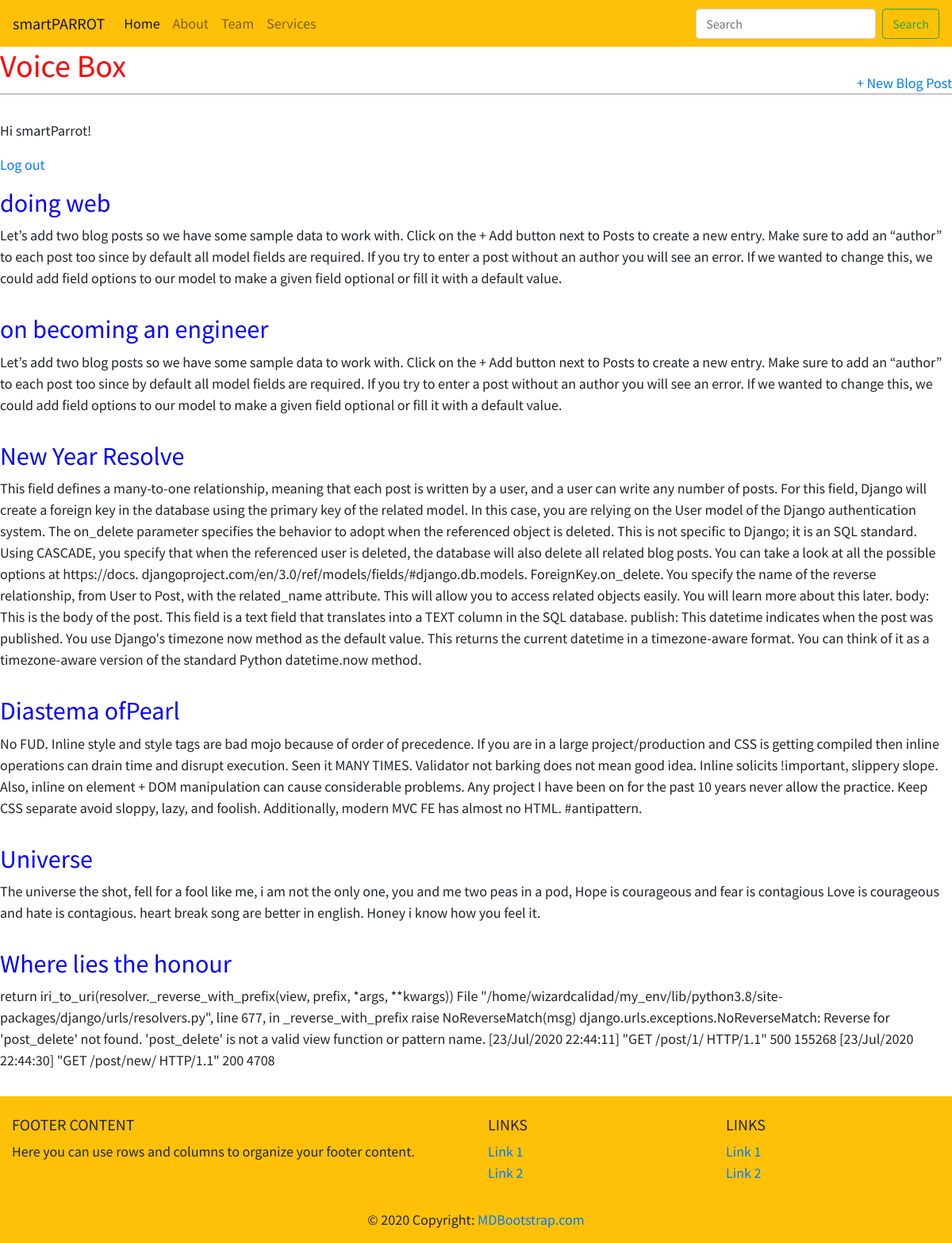
Screenshot of / (signed in) with the database file from the repository.
### blog/models.py (models this page shows, shortened)
class Post(models.Model):
    title = models.CharField(max_length=200)
    author = models.ForeignKey('auth.User',
                               on_delete= models.CASCADE)
    body = models.TextField()
    created = models.DateTimeField(auto_now_add=True)
    updated = models.DateTimeField(auto_now=True)
    active = models.BooleanField(default=True)
    class Meta:
        ordering = ('created',)

### blog/views.py (the view)
# urls.py: path('', BlogListView.as_view(), name='home'),
class BlogListView(ListView):
    model = Post
    template_name = 'home.html'

### blog/templates/home.html (shortened to what this page needs)
{% extends 'base.html' %}
{% block content %}
{% for post in object_list %}
<div class="post-entry">
    <h2><a href="{% url 'detail' post.pk %}">{{post.title}}</a></h2>
    <p>{{post.body}}</p>
</div>
{% endfor %}
{% endblock content %}

### blog/templates/base.html (shortened to what this page needs)
{% load static %}
<html lang="en">
<head>
    <link rel="stylesheet" href="https://stackpath.bootstrapcdn.com/bootstrap/4.5.0/css/bootstrap.min.css">
    <link href="{% static 'css/base.css' %}" rel="stylesheet">
</head>
<nav class="navbar navbar-expand-lg navbar-light bg-warning">
  <a class="navbar-brand" href="">smartPARROT</a>
  <div class="collapse navbar-collapse" id="navbarSupportedContent">
    <ul class="navbar-nav mr-auto">
      <li class="nav-item active">
        <a class="nav-link" href="home.html">Home <span class="sr-only">(current)</span></a>
      </li>
      <li class="nav-item">
        <a class="nav-link" href="#">About</a>
      </li>
      <li class="nav-item">
        <a class="nav-link" href="#" >Team</a>
      </li>
      <li class="nav-item">
        <a class="nav-link" href="#" tabindex="-1">Services</a>
      </li>
    </ul>
    <form class="form-inline my-2 my-lg-0">
      <input class="form-control mr-sm-2" type="search" placeholder="Search" aria-label="Search">
      <button class="btn btn-outline-success my-2 my-sm-0" type="submit">Search</button>
    </form>
  </div>
</nav>
  <div>
<header>
  <div class="nav-left">
  <h1><a href="{% url 'home' %}">Voice Box</a></h1>
  </div>
  <div class="nav-right">
    <a href="{% url 'post_new' %}">+ New Blog Post</a>
  </div>
</header>
{% if user.is_authenticated %}
  <p>Hi {{ user.username }}!</p>
    <p><a href="{% url 'logout' %}">Log out</a></p>
{% else %}
  <p>You are not logged in.</p>
  <a href="{% url 'login' %}">Log In</a>
{% endif %}
   {% block content %}
    {% endblock content %}
</div>
<footer class="page-footer font-small blue pt-4 bg-warning">
  <div class="container-fluid text-center text-md-left">
    <div class="row">
      <div class="col-md-6 mt-md-0 mt-3">
        <h5 class="text-uppercase">Footer Content</h5>
        <p>Here you can use rows and columns to organize your footer content.</p>
      </div>
      <div class="col-md-3 mb-md-0 mb-3">
        <h5 class="text-uppercase">Links</h5>
        <ul class="list-unstyled">
          <li>
            <a href="#!">Link 1</a>
          </li>
          <li>
            <a href="#!">Link 2</a>
          </li>
        </ul>
      </div>
      <div class="col-md-3 mb-md-0 mb-3">
        <h5 class="text-uppercase">Links</h5>
        <ul class="list-unstyled">
          <li>
            <a href="#!">Link 1</a>
          </li>
          <li>
            <a href="#!">Link 2</a>
          </li>
        </ul>
      </div>
    </div>
  </div>
  <div class="footer-copyright text-center py-3">© 2020 Copyright:
    <a href="https://mdbootstrap.com/"> MDBootstrap.com</a>
  </div>
</footer>
</body>
</html>

### blog/static/css/base.css (style rules this page uses)
header { border-bottom: 1px solid #999; margin-bottom: 2rem; display: flex; }
header h1 a { color: red; text-decoration: none; }
.nav-left { margin-right: auto; }
.nav-right { display: flex; padding-top: 2rem; }
.post-entry { margin-bottom: 2rem; }
.post-entry h2 { margin: 0.5rem 0; }
.post-entry h2 a, .post-entry h2 a:visited { color: blue; text-decoration: none; }
.post-entry p { margin: 0; font-weight: 400; }

### rows the page displays
Post: title "doing web", body "Let’s add two blog posts so we have some sample data to work with. Click on the + Add button next to Posts to create a new entry. Make sure to add an “author” to each post too since by default all model fields are required. If you try to enter a post without an author you will see an error. If we wanted to change this, we could add field options to our model to make a given field optional or fill it with a default value."
Post: title "on becoming an engineer", body "Let’s add two blog posts so we have some sample data to work with. Click on the + Add button next to Posts to create a new entry. Make sure to add an “author” to each post too since by default all model fields are required. If you try to enter a post without an author you will see an error. If we wanted to change this, we could add field options to our model to make a given field optional or fill it with a default value."
Post: title "New Year Resolve", body "This field defines a many-to-one relationship, meaning that each post is written by a user, and a user can write any number of posts. For this field, Django will create a foreign key in the database using the primary key of the related model. In this case, you are relying on the User model of the Django authentication system. The on_delete parameter specifies the behavior to adopt when the referenced object is deleted. This is not specific to Django; it is an SQL standard. Using CASCADE, you specify that when the referenced user is deleted, the database will also delete all related blog posts. You can take a look at all the possible options at https://docs.…"
Post: title "Diastema ofPearl", body "No FUD. Inline style and style tags are bad mojo because of order of precedence. If you are in a large project/production and CSS is getting compiled then inline operations can drain time and disrupt execution. Seen it MANY TIMES. Validator not barking does not mean good idea. Inline solicits !important, slippery slope. Also, inline on element + DOM manipulation can cause considerable problems. Any project I have been on for the past 10 years never allow the practice. Keep CSS separate avoid sloppy, lazy, and foolish. Additionally, modern MVC FE has almost no HTML. #antipattern."
Post: title "Universe", body "The universe the shot, fell for a fool like me, i am not the only one, you and me two peas in a pod, Hope is courageous and fear is contagious Love is courageous and hate is contagious. heart break song are better in english. Honey i know how you feel it."
Post: title "Where lies the honour", body "return iri_to_uri(resolver._reverse_with_prefix(view, prefix, *args, **kwargs)) File \"/home/wizardcalidad/my_env/lib/python3.8/site-packages/django/urls/resolvers.py\", line 677, in _reverse_with_prefix raise NoReverseMatch(msg) django.urls.exceptions.NoReverseMatch: Reverse for 'post_delete' not found. 'post_delete' is not a valid view function or pattern name. [23/Jul/2020 22:44:11] \"GET /post/1/ HTTP/1.1\" 500 155268 [23/Jul/2020 22:44:30] \"GET /post/new/ HTTP/1.1\" 200 4708"

### other values shown
{{ user.username }} "smartParrot"
